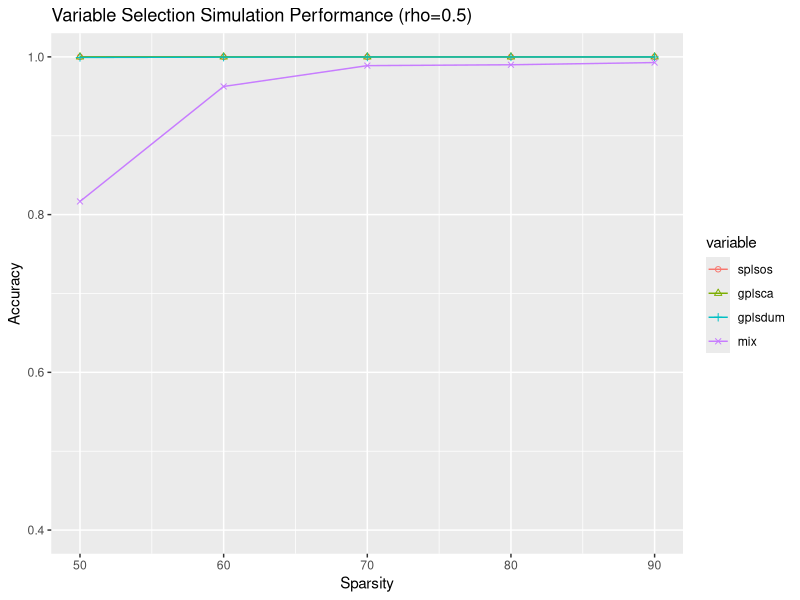
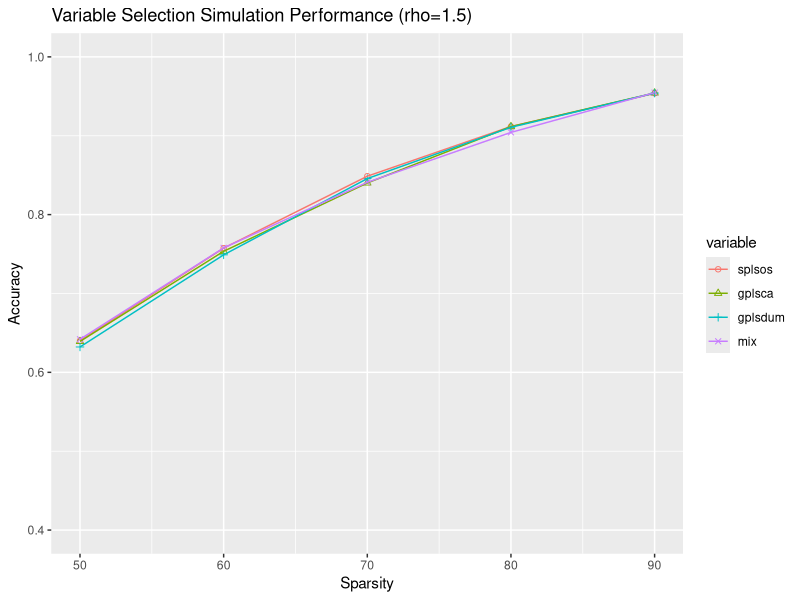
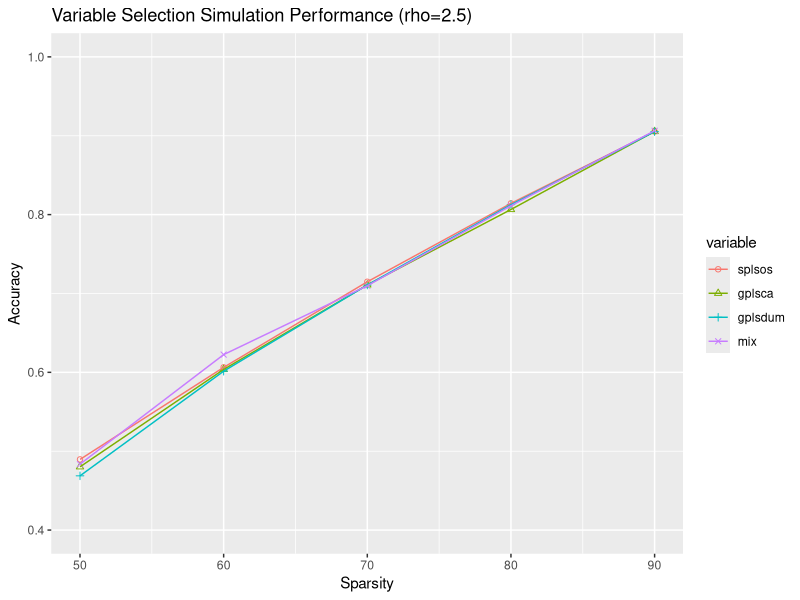
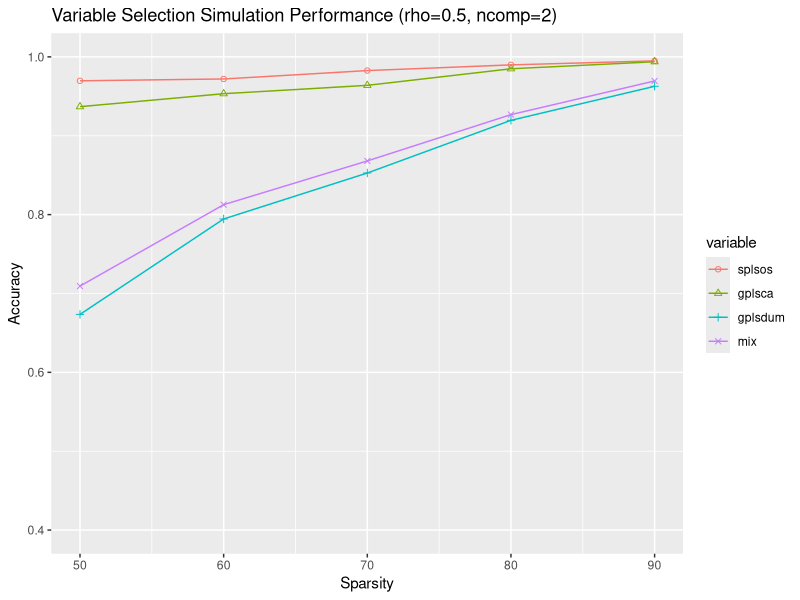
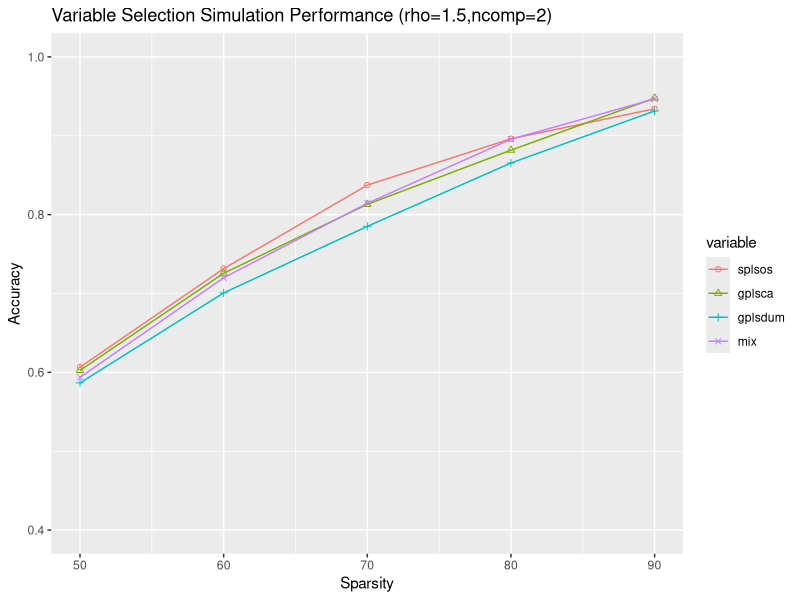
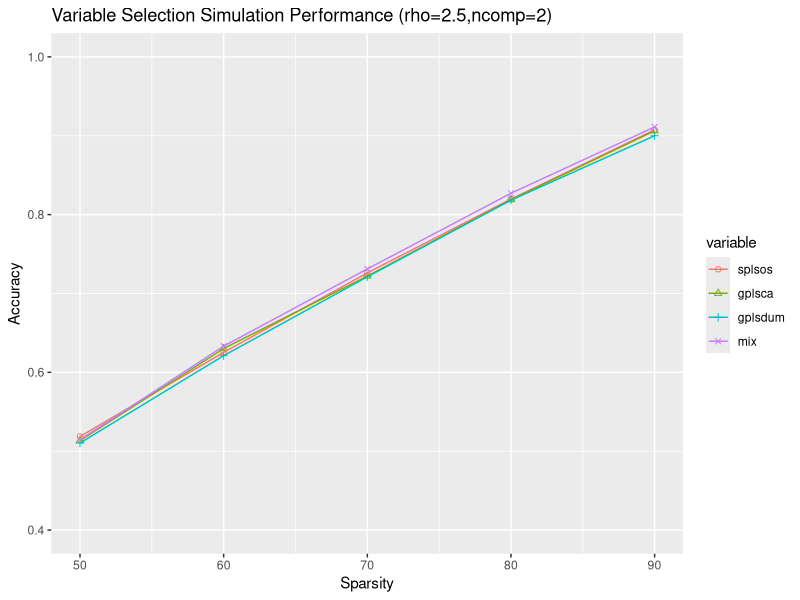

R code for these plots, in order:
library(MASS)
library(ggplot2)
library(reshape2)

x_axis=c(90,80,70,60,50)

#-----rho0.5-------#
qtacc05_1=c(1,1,1,1,1)
caacc05_1=c(1,1,1,1,1)
dumacc05_1=c(0.99989,0.99988,0.99986,0.99967,0.99931)
mixacc05_1=c(0.9928,0.99,0.9889,0.9625,0.8167)

#----rho1.5-------#
qtacc15_1=c(0.95378,0.91175,0.8487143,0.7575,0.6402)
caacc15_1=c(0.954222,0.911625,0.8401429,0.7535,0.6392)
dumacc15_1=c(0.954111,0.91075,0.8457143,0.749,0.6322)
mixacc15_1=c(0.95467,0.90425,0.841,0.75783,0.642)

#---rho2.5-------#
qtacc25_1=c(0.905444,0.81425,0.7148571,0.606333,0.4896)
caacc25_1=c(0.905444,0.8065,0.7108571,0.6036667,0.4802)
dumacc25_1=c(0.9052222,0.812625,0.710743,0.6015,0.4688)
mixacc25_1=c(0.90633,0.81125,0.70986,0.6225,0.4836)


#-----------2ndcomponent----------------#
qtacc05_2=c(0.9949444,0.989875,0.9826429,0.972,0.96967)
caacc05_2=c(0.9938333,0.9849375,0.9639286,0.95333,0.9369)
dumacc05_2=c(0.9627222,0.9195625,0.8527857,0.7945,0.6735)
mixacc05_2=c(0.9695,0.9268,0.8681,0.8126,0.7094)

#----rho1.5-------#
qtacc15_2=c(0.934222,0.8961875,0.8374286,0.7315,0.6066)
caacc15_2=c(0.947778,0.88175,0.8130714,0.7256667,0.6025)
dumacc15_2=c(0.931444,0.8654375,0.7851429,0.70075,0.5866)
mixacc15_2=c(0.9467,0.8956,0.8144,0.7199,0.5937)

#---rho2.5-------#
qtacc25_2=c(0.9075,0.8196875,0.7262143,0.6254167,0.5187)
caacc25_2=c(0.9062778,0.8189375,0.7220714,0.63025,0.5135)
dumacc25_2=c(0.9000162,0.818375,0.7211429,0.6211667,0.5104)
mixacc25_2=c(0.9112,0.8271,0.73114,0.63325,0.5146)

#------plotrho05comp1------#
plotdata<-data.frame(
  splsos = qtacc05_1,
  gplsca = caacc05_1,
  gplsdum = dumacc05_1,
  mix=mixacc05_1,
  xvalue = x_axis)
plotdatalong <- melt(plotdata,id="xvalue")
rho05results <- ggplot(plotdatalong,
                     aes(x=xvalue,y=value,colour=variable,shape=variable))+geom_point()+geom_line()+scale_shape_manual(values=c(1,2,3,4))+labs(title="Variable Selection Simulation Performance (rho=0.5)",x="Sparsity",y="Accuracy") 
rho05results=rho05results+ylim(0.4,1)
print(rho05results)

#------plotrho15comp1------#
plotdata<-data.frame(
  splsos = qtacc15_1,
  gplsca = caacc15_1,
  gplsdum = dumacc15_1,
  mix=mixacc15_1,
  xvalue = x_axis)
plotdatalong <- melt(plotdata,id="xvalue")
rho15results <- ggplot(plotdatalong,
                       aes(x=xvalue,y=value,colour=variable,shape=variable))+geom_point()+geom_line()+scale_shape_manual(values=c(1,2,3,4))+labs(title="Variable Selection Simulation Performance (rho=1.5)",x="Sparsity",y="Accuracy") 
rho15results=rho15results+ylim(0.4,1)
print(rho15results)

#------plotrho25comp1------#
plotdata<-data.frame(
  splsos = qtacc25_1,
  gplsca = caacc25_1,
  gplsdum = dumacc25_1,
  mix=mixacc25_1,
  xvalue = x_axis)
plotdatalong <- melt(plotdata,id="xvalue")
rho25results <- ggplot(plotdatalong,
                       aes(x=xvalue,y=value,colour=variable,shape=variable))+geom_point()+geom_line()+scale_shape_manual(values=c(1,2,3,4))+labs(title="Variable Selection Simulation Performance (rho=2.5)",x="Sparsity",y="Accuracy") 
rho25results=rho25results+ylim(0.4,1)
print(rho25results)

#------plotrho05comp2------#
plotdata<-data.frame(
  splsos = qtacc05_2,
  gplsca = caacc05_2,
  gplsdum = dumacc05_2,
  mix=mixacc05_2,
  xvalue = x_axis)
plotdatalong <- melt(plotdata,id="xvalue")
rho05results <- ggplot(plotdatalong,
                       aes(x=xvalue,y=value,colour=variable,shape=variable))+geom_point()+geom_line()+scale_shape_manual(values=c(1,2,3,4))+labs(title="Variable Selection Simulation Performance (rho=0.5, ncomp=2)",x="Sparsity",y="Accuracy") 
rho05results=rho05results+ylim(0.4,1)
print(rho05results)

#------plotrho15comp2------#
plotdata<-data.frame(
  splsos = qtacc15_2,
  gplsca = caacc15_2,
  gplsdum = dumacc15_2,
  mix=mixacc15_2,
  xvalue = x_axis)
plotdatalong <- melt(plotdata,id="xvalue")
rho15results <- ggplot(plotdatalong,
                       aes(x=xvalue,y=value,colour=variable,shape=variable))+geom_point()+geom_line()+scale_shape_manual(values=c(1,2,3,4))+labs(title="Variable Selection Simulation Performance (rho=1.5,ncomp=2)",x="Sparsity",y="Accuracy") 
rho15results=rho15results+ylim(0.4,1)
print(rho15results)

#------plotrho25comp2------#
plotdata<-data.frame(
  splsos = qtacc25_2,
  gplsca = caacc25_2,
  gplsdum = dumacc25_2,
  mix=mixacc25_2,
  xvalue = x_axis)
plotdatalong <- melt(plotdata,id="xvalue")
rho25results <- ggplot(plotdatalong,
                       aes(x=xvalue,y=value,colour=variable,shape=variable))+geom_point()+geom_line()+scale_shape_manual(values=c(1,2,3,4))+labs(title="Variable Selection Simulation Performance (rho=2.5,ncomp=2)",x="Sparsity",y="Accuracy") 
rho25results=rho25results+ylim(0.4,1)
print(rho25results)
# #------plotrho05comp2------#
# plotdata<-data.frame(
#   splsos_rho05_1 = qtacc05_1,
#   splsos_rho15_1 = qtacc15_1,
#   splsos_rho25_1 = qtacc25_1,
#   splsos_rho05_2 = qtacc05_2,
#   splsos_rho15_2 = qtacc15_2,
#   splsos_rho25_2 = qtacc25_2,
#   xvalue = x_axis)
# plotdatalong <- melt(plotdata,id="xvalue")
# rhoqtresults <- ggplot(plotdatalong,
#                        aes(x=xvalue,y=value,colour=variable,shape=variable))+geom_point()+geom_line()+scale_shape_manual(values=c(1,2,3,4,5,6))+labs(title="SPLSOS Performance witth Two LVs",x="Sparsity",y="Accuracy") 
# print(rhoqtresults)
# 
# #------plotrho15comp2------#
# plotdata<-data.frame(
#   gplsca_rho05_1 = caacc05_1,
#   gplsca_rho15_1 = caacc15_1,
#   gplsca_rho25_1 = caacc25_1,
#   gplsca_rho05_2 = caacc05_2,
#   gplsca_rho15_2 = caacc15_2,
#   gplsca_rho25_2 = caacc25_2,
#   xvalue = x_axis)
# plotdatalong <- melt(plotdata,id="xvalue")
# rhocaresults <- ggplot(plotdatalong,
#                        aes(x=xvalue,y=value,colour=variable,shape=variable))+geom_point()+geom_line()+scale_shape_manual(values=c(1,2,3,4,5,6))+labs(title="GPLSCA Performance with Two LVs",x="Sparsity",y="Accuracy") 
# print(rhocaresults)
# 
# #------plotrho25comp2------#
# plotdata<-data.frame(
#   gplsdum_rho05_1 = dumacc05_1,
#   gplsdum_rho15_1 = dumacc15_1,
#   gplsdum_rho25_1 = dumacc25_1,
#   gplsdum_rho05_2 = dumacc05_2,
#   gplsdum_rho15_2 = dumacc15_2,
#   gplsdum_rho25_2 = dumacc25_2,
#   xvalue = x_axis)
# plotdatalong <- melt(plotdata,id="xvalue")
# rhodumresults <- ggplot(plotdatalong,
#                        aes(x=xvalue,y=value,colour=variable,shape=variable))+geom_point()+geom_line()+scale_shape_manual(values=c(1,2,3,4,5,6))+labs(title="GPLSDUM Selection Simulation Performance with Two LVs",x="Sparsity",y="Accuracy") 
# print(rhodumresults)
